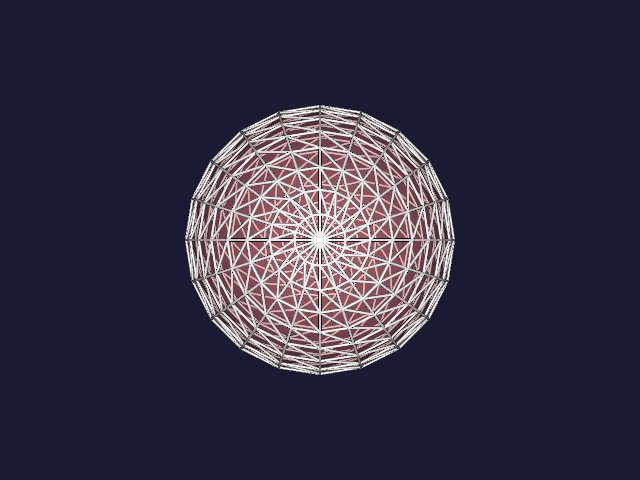

Write the Python code that produced this figure.
#!/usr/bin/env python

# Extract the edges of a sphere as wireframe lines using
# vtkExtractEdges and display them as tubes alongside the solid mesh.

# Factory overrides: importing these modules registers the OpenGL rendering
# and interaction style implementations for vtkRenderingCore factory classes.
import vtkmodules.vtkInteractionStyle  # noqa: F401
import vtkmodules.vtkRenderingOpenGL2  # noqa: F401
# VTK pipeline classes used in this example
from vtkmodules.vtkFiltersCore import (
    vtkExtractEdges,
    vtkTubeFilter,
)
from vtkmodules.vtkFiltersSources import vtkSphereSource
from vtkmodules.vtkRenderingCore import (
    vtkActor,
    vtkPolyDataMapper,
    vtkRenderWindow,
    vtkRenderWindowInteractor,
    vtkRenderer,
)

# Colors (normalized RGB)
light_coral_rgb = (0.941, 0.502, 0.502)
white_rgb = (1.0, 1.0, 1.0)
background_rgb = (0.1, 0.1, 0.2)

# Source: generate a sphere
sphere_source = vtkSphereSource()
sphere_source.SetThetaResolution(20)
sphere_source.SetPhiResolution(20)

# Filter: extract the edges from the sphere polygons
extract_edges = vtkExtractEdges()
extract_edges.SetInputConnection(sphere_source.GetOutputPort())

# Filter: wrap tubes around the extracted edges for visibility
tube_filter = vtkTubeFilter()
tube_filter.SetInputConnection(extract_edges.GetOutputPort())
tube_filter.SetRadius(0.005)
tube_filter.SetNumberOfSides(12)

# Mapper: map the tube edges to graphics primitives
edge_mapper = vtkPolyDataMapper()
edge_mapper.SetInputConnection(tube_filter.GetOutputPort())

# Actor: assign the edge tubes (white)
edge_actor = vtkActor()
edge_actor.SetMapper(edge_mapper)
edge_actor.GetProperty().SetColor(white_rgb)

# Mapper: map the original sphere surface
surface_mapper = vtkPolyDataMapper()
surface_mapper.SetInputConnection(sphere_source.GetOutputPort())

# Actor: assign the sphere surface (light coral, semi-transparent)
surface_actor = vtkActor()
surface_actor.SetMapper(surface_mapper)
surface_actor.GetProperty().SetColor(light_coral_rgb)
surface_actor.GetProperty().SetOpacity(0.4)

# Renderer: assemble the scene
renderer = vtkRenderer()
renderer.AddActor(surface_actor)
renderer.AddActor(edge_actor)
renderer.SetBackground(background_rgb)

# Render window: display the rendered scene
render_window = vtkRenderWindow()
render_window.AddRenderer(renderer)
render_window.SetWindowName("extract edges")
render_window.SetMultiSamples(0)
render_window.SetSize(640, 480)

# Interactor: handle mouse and keyboard events
render_window_interactor = vtkRenderWindowInteractor()
render_window_interactor.SetRenderWindow(render_window)

# Scene: configure the camera
renderer.ResetCamera()

# Start: launch the interactive visualization
render_window_interactor.Initialize()
render_window_interactor.Start()
